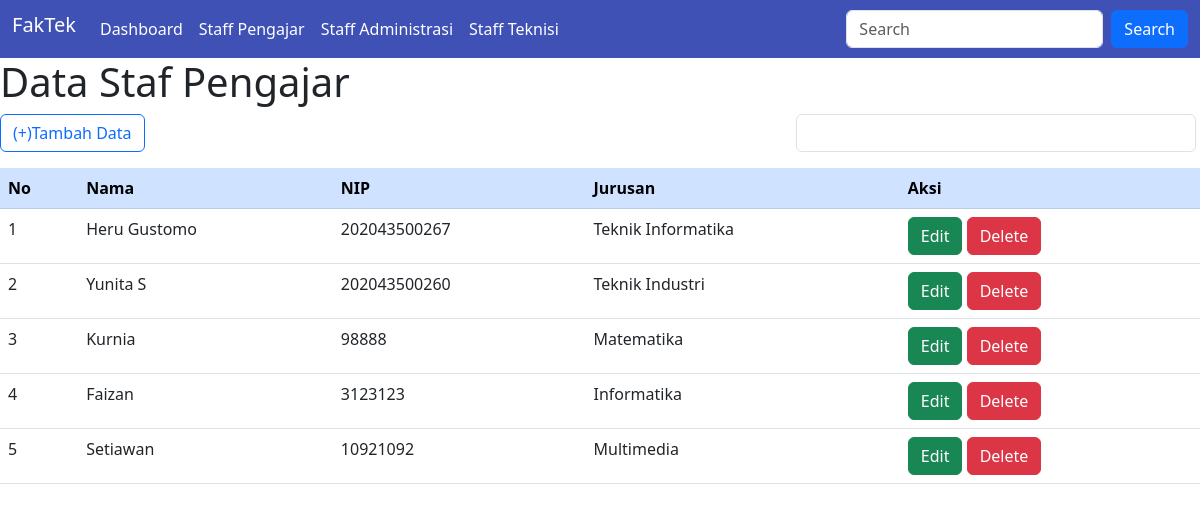
/UAS-pbd/view/pengajar.php, run on the app's committed database.
### tables this page shows
CREATE TABLE `pengajar` (
  `id_peng` int(11) NOT NULL,
  `nama_peng` varchar(255) DEFAULT NULL,
  `nip_peng` varchar(20) NOT NULL,
  `jurusan_peng` varchar(255) DEFAULT NULL
);

### UAS-pbd/function/functions.php (called while the page is built, shortened)
<?php
function query($query){
    global $conn;
    $result = mysqli_query($conn,$query);
    $rows = [];
    while($row = mysqli_fetch_assoc($result)){
        $rows[] = $row;
    }
    return $rows;
}
?>

### UAS-pbd/view/pengajar.php (the view, shortened to what this page needs)
<?php
require_once '../koneksi/koneksi.php';
require '../function/functions.php';
$pengajar = query("SELECT * FROM pengajar");
?>
<!DOCTYPE html>
<html lang="en">
<head>
    <link rel="stylesheet" href="../bootstrap/css/bootstrap.min.css">
</head>
<body>
<div>
<nav class="navbar navbar-expand-lg" style="background-color: #3f51b5">
        <div class="container-fluid">
            <a class="navbar-brand text-white h1" href="../index.php">FakTek</a>
            <div class="collapse navbar-collapse" id="navbarSupportedContent">
            <ul class="navbar-nav me-auto mb-2 mb-lg-0">
                <li class="nav-item">
                <a class="nav-link" aria-current="page" href="dashboard.php">Dashboard</a>
                </li>
                <li class="nav-item">
                <a class="nav-link" aria-current="page" href="pengajar.php">Staff Pengajar</a>
                </li>
                <li class="nav-item">
                <a class="nav-link" aria-current="page" href="administrasi.php">Staff Administrasi</a>
                </li>
                <li class="nav-item">
                <a class="nav-link" aria-current="page" href="teknisi.php">Staff Teknisi</a>
                </li>
            </ul>
            <form class="d-flex" role="search">
                <input class="form-control me-2" type="search" placeholder="Search" aria-label="Search">
                <button class="btn btn-primary" type="submit">Search</button>
            </form>
            </div>
        </div>
    </nav>
    <h1>Data Staf Pengajar</h1>
    <form class="d-flex flex-row mb-3" method="post">
        <div class="col-auto flex-grow-1">
            <a class="btn btn-outline-primary" href="tambah-peng.php">(+)Tambah Data</a>
        </div>
        <div class="col-4 me-1">
            <input type="text" class="form-control" name="keyword" placeholder="" id="keyword" autocomplete="off" >
        </div>
    </form>
    <div id="tabel">
        <table class="table">
            <tr  class="table-primary">
                <th>No</th>
                <th>Nama</th>
                <th>NIP</th>
                <th>Jurusan</th>
                <th>Aksi</th>
            </tr>
            <?php $i = 1; ?>
            <?php foreach($pengajar as $row): ?>
            <tr>
                <td><?= $i; ?></td>
                <td><?= $row['nama_peng']; ?></td>
                <td><?= $row['nip_peng']; ?></td>
                <td><?= $row['jurusan_peng']; ?></td>
                <td>
                    <a href="edit-peng.php?id=<?= $row["id_peng"]; ?>" class="btn btn-success">Edit</a>
                    <a href="hapus-peng.php?id=<?= $row["id_peng"]; ?>" onclick="return confirm('Yakin Mau Hapus?');" class="btn btn-danger">Delete</a>
                </td>
            </tr>
            <?php $i++; ?>
            <?php endforeach; ?>
        </table>
    </div>
</div>
</body>
</html>

### UAS-pbd/view/pengajar.php (style rules this page uses)
.nav-link { color: white; }

### data on the page
pengajar: nama_peng "Heru Gustomo", nip_peng "202043500267", jurusan_peng "Teknik Informatika"
pengajar: nama_peng "Yunita S", nip_peng "202043500260", jurusan_peng "Teknik Industri"
pengajar: nama_peng "Kurnia", nip_peng "98888", jurusan_peng "Matematika"
pengajar: nama_peng "Faizan", nip_peng "3123123", jurusan_peng "Informatika"
pengajar: nama_peng "Setiawan", nip_peng "10921092", jurusan_peng "Multimedia"
